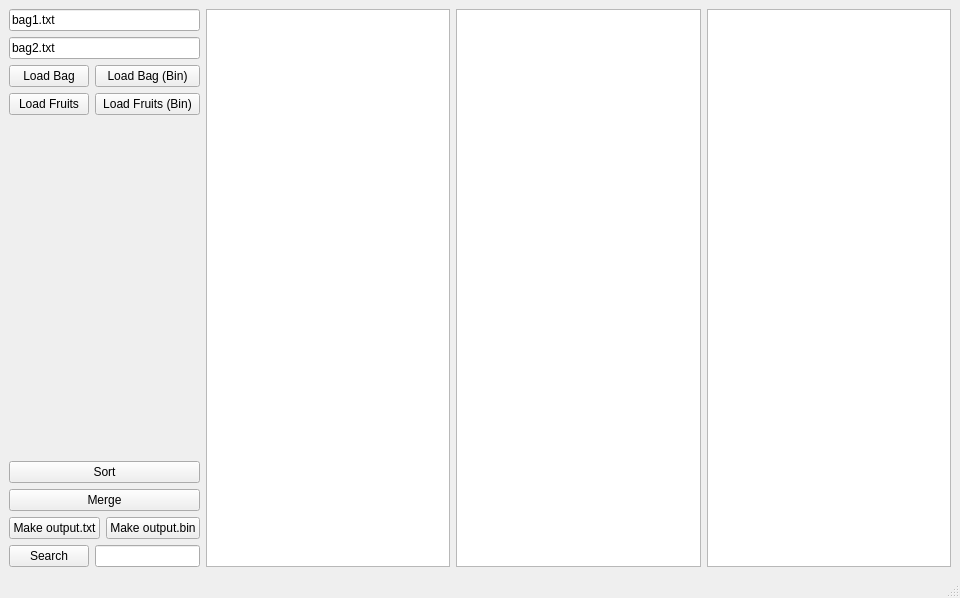
<?xml version="1.0" encoding="UTF-8"?>
<ui version="4.0">
 <class>MainWindow</class>
 <widget class="QMainWindow" name="MainWindow">
  <property name="geometry">
   <rect>
    <x>0</x>
    <y>0</y>
    <width>960</width>
    <height>598</height>
   </rect>
  </property>
  <property name="windowTitle">
   <string>MainWindow</string>
  </property>
  <widget class="QWidget" name="centralwidget">
   <layout class="QHBoxLayout" name="horizontalLayout" stretch="2,8">
    <item>
     <layout class="QVBoxLayout" name="verticalLayout">
      <item>
       <widget class="QLineEdit" name="fileEdit1">
        <property name="text">
         <string>bag1.txt</string>
        </property>
       </widget>
      </item>
      <item>
       <widget class="QLineEdit" name="fileEdit2">
        <property name="text">
         <string>bag2.txt</string>
        </property>
       </widget>
      </item>
      <item>
       <layout class="QFormLayout" name="formLayout">
        <item row="0" column="0">
         <widget class="QPushButton" name="loadBagButton">
          <property name="text">
           <string>Load Bag</string>
          </property>
         </widget>
        </item>
        <item row="1" column="0">
         <widget class="QPushButton" name="loadFruitsButton">
          <property name="text">
           <string>Load Fruits</string>
          </property>
         </widget>
        </item>
        <item row="0" column="1">
         <widget class="QPushButton" name="loadBagBinButton">
          <property name="text">
           <string>Load Bag (Bin)</string>
          </property>
         </widget>
        </item>
        <item row="1" column="1">
         <widget class="QPushButton" name="loadFruitsBinButton">
          <property name="text">
           <string>Load Fruits (Bin)</string>
          </property>
         </widget>
        </item>
       </layout>
      </item>
      <item>
       <widget class="QPushButton" name="sortButton">
        <property name="text">
         <string>Sort</string>
        </property>
       </widget>
      </item>
      <item>
       <widget class="QPushButton" name="mergeButton">
        <property name="text">
         <string>Merge</string>
        </property>
       </widget>
      </item>
      <item>
       <layout class="QHBoxLayout" name="horizontalLayout_4">
        <item>
         <widget class="QPushButton" name="toFileButton">
          <property name="text">
           <string>Make output.txt</string>
          </property>
         </widget>
        </item>
        <item>
         <widget class="QPushButton" name="toBinFileButton">
          <property name="text">
           <string>Make output.bin</string>
          </property>
         </widget>
        </item>
       </layout>
      </item>
      <item>
       <layout class="QHBoxLayout" name="horizontalLayout_3">
        <item>
         <widget class="QPushButton" name="searchButton">
          <property name="text">
           <string>Search</string>
          </property>
         </widget>
        </item>
        <item>
         <widget class="QLineEdit" name="searchLineEdit"/>
        </item>
       </layout>
      </item>
     </layout>
    </item>
    <item>
     <layout class="QHBoxLayout" name="horizontalLayout_2">
      <item>
       <widget class="QTableView" name="table1">
        <attribute name="horizontalHeaderStretchLastSection">
         <bool>true</bool>
        </attribute>
       </widget>
      </item>
      <item>
       <widget class="QTableView" name="table2">
        <attribute name="horizontalHeaderStretchLastSection">
         <bool>true</bool>
        </attribute>
       </widget>
      </item>
      <item>
       <widget class="QTableView" name="mergeTable">
        <attribute name="horizontalHeaderCascadingSectionResizes">
         <bool>false</bool>
        </attribute>
        <attribute name="horizontalHeaderStretchLastSection">
         <bool>true</bool>
        </attribute>
       </widget>
      </item>
     </layout>
    </item>
   </layout>
  </widget>
  <widget class="QMenuBar" name="menubar">
   <property name="geometry">
    <rect>
     <x>0</x>
     <y>0</y>
     <width>960</width>
     <height>21</height>
    </rect>
   </property>
  </widget>
  <widget class="QStatusBar" name="statusbar"/>
 </widget>
 <resources/>
 <connections/>
</ui>
